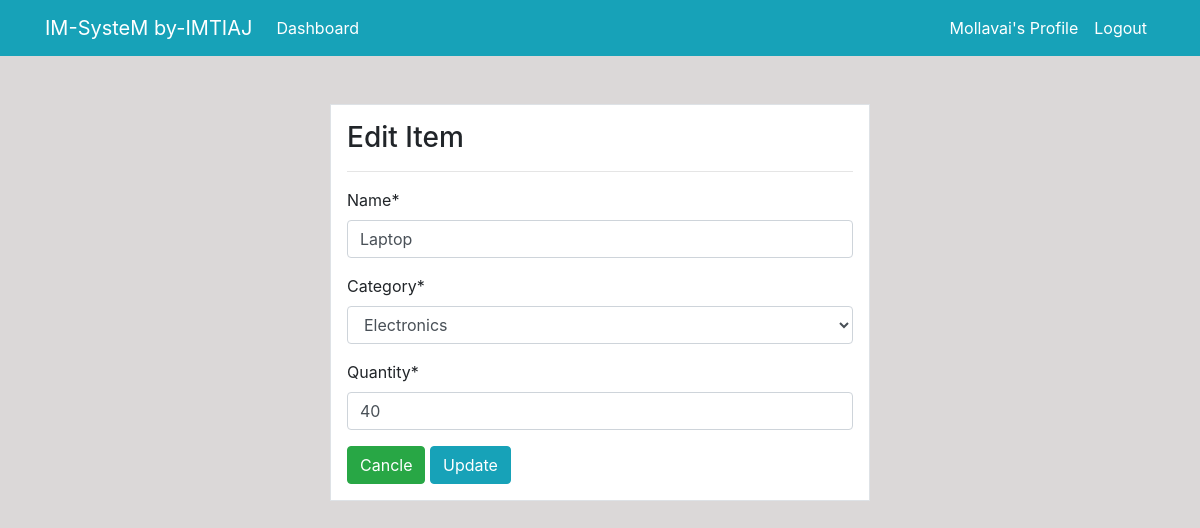
The app's page /product/update/1/ (signed in) with its own data.
### dashboard/models.py (models this page shows, shortened)
class Product(models.Model):
    name = models.CharField(max_length=100, null=True)
    category = models.CharField(max_length=20, choices =CATEGORY, null=True)
    quantity = models.PositiveBigIntegerField(null=True)
    class Meta:
        verbose_name_plural = 'Product'

### dashboard/views.py (the view)
# urls.py: path('product/update/<int:pk>/', views.product_update, name='dashboard-product-update'),
@login_required
def product_update(request, pk):
    item = Product.objects.get(id=pk)
    if request.method == 'POST':
        form = ProductForm(request.POST, instance=item)
        if form.is_valid():
            form.save()
            return redirect('dashboard-product')
    else:
        form = ProductForm(instance=item)
    context={
        'form': form,
    }
    return render(request, 'dashboard/product_update.html', context)

### dashboard/forms.py
class ProductForm(forms.ModelForm):
    class Meta:
        model = Product
        fields = ['name', 'category', 'quantity']

### templates/dashboard/product_update.html (shortened to what this page needs)
{% extends 'partials/base.html' %}
{% load crispy_forms_tags %}
{% block content %}
<div class="container">
    <div class="row mt-5">
        <div class="col-md-6 offset-md-3">
            <div class="border bg-white p-3">
                <h3>Edit Item</h3>
                <hr>
                <form method="POST">
                    {{ form|crispy }}
                    <a class="btn btn-success" href="{% url 'dashboard-product' %}">Cancle</a>
                    <input class="btn btn-info" type="submit" value="Update">
                </form>
            </div>
        </div>
    </div>
</div>
{% endblock %}

### templates/partials/nav.html (shortened to what this page needs)
<nav class="navbar navbar-expand-lg navbar-info bg-info">
    <div class="container">
        <a class="navbar-brand text-white" href="{% url 'dashboard-index' %}">IM-SysteM by-IMTIAJ</a>
        <div class="collapse navbar-collapse" id="navbarSupportedContent">
            {% if user.is_authenticated %}
            <ul class="navbar-nav mr-auto">
                <li class="nav-item active">
                    <a class="nav-link text-white" href="{% url 'dashboard-index' %}">Dashboard </a>
                </li>
            </ul>
            <ul class="navbar-nav ml-auto">
                <li class="nav-item active">
                    <a class="nav-link text-white" href="{% url 'user-profile' %}">{{user.username}}'s Profile </a>
                </li>
                <li class="nav-item">
                    <a class="nav-link text-white" href="{% url 'user-logout' %}">Logout</a>
                </li>
            </ul>
            {% endif %}
        </div>
    </div>
</nav>

### static/style.css (style rules this page uses)
body { background: rgb(219, 216, 216); }

### records on screen
Product: name "Laptop", category "Electronics", quantity "40"

### other values on screen
{{ user.username }} "Mollavai"
